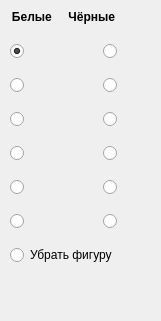
  <widget class="QWidget" name="widget_2" native="true">
   <property name="geometry">
    <rect>
     <x>320</x>
     <y>20</y>
     <width>161</width>
     <height>321</height>
    </rect>
   </property>
   <widget class="QWidget" name="gridLayoutWidget_3">
    <property name="geometry">
     <rect>
      <x>10</x>
      <y>0</y>
      <width>121</width>
      <height>281</height>
     </rect>
    </property>
    <layout class="QGridLayout" name="gridLayout_4">
     <property name="spacing">
      <number>0</number>
     </property>
     <item row="3" column="0">
      <widget class="QRadioButton" name="whiteBishop">
       <property name="sizePolicy">
        <sizepolicy hsizetype="Fixed" vsizetype="Fixed">
         <horstretch>0</horstretch>
         <verstretch>0</verstretch>
        </sizepolicy>
       </property>
       <property name="minimumSize">
        <size>
         <width>34</width>
         <height>34</height>
        </size>
       </property>
       <property name="text">
        <string/>
       </property>
      </widget>
     </item>
     <item row="4" column="2">
      <widget class="QRadioButton" name="blackRook">
       <property name="sizePolicy">
        <sizepolicy hsizetype="Fixed" vsizetype="Fixed">
         <horstretch>0</horstretch>
         <verstretch>0</verstretch>
        </sizepolicy>
       </property>
       <property name="minimumSize">
        <size>
         <width>34</width>
         <height>34</height>
        </size>
       </property>
       <property name="layoutDirection">
        <enum>Qt::RightToLeft</enum>
       </property>
       <property name="text">
        <string/>
       </property>
      </widget>
     </item>
     <item row="6" column="1">
      <widget class="QLabel" name="imgPawn">
       <property name="sizePolicy">
        <sizepolicy hsizetype="Fixed" vsizetype="Fixed">
         <horstretch>0</horstretch>
         <verstretch>0</verstretch>
        </sizepolicy>
       </property>
       <property name="minimumSize">
        <size>
         <width>34</width>
         <height>34</height>
        </size>
       </property>
       <property name="text">
        <string/>
       </property>
       <property name="alignment">
        <set>Qt::AlignCenter</set>
       </property>
      </widget>
     </item>
     <item row="3" column="2">
      <widget class="QRadioButton" name="blackBishop">
       <property name="sizePolicy">
        <sizepolicy hsizetype="Fixed" vsizetype="Fixed">
         <horstretch>0</horstretch>
         <verstretch>0</verstretch>
        </sizepolicy>
       </property>
       <property name="minimumSize">
        <size>
         <width>34</width>
         <height>34</height>
        </size>
       </property>
       <property name="layoutDirection">
        <enum>Qt::RightToLeft</enum>
       </property>
       <property name="text">
        <string/>
       </property>
      </widget>
     </item>
     <item row="0" column="0" colspan="3">
      <widget class="QLabel" name="label_black_or_white">
       <property name="sizePolicy">
        <sizepolicy hsizetype="Minimum" vsizetype="Fixed">
         <horstretch>0</horstretch>
         <verstretch>0</verstretch>
        </sizepolicy>
       </property>
       <property name="minimumSize">
        <size>
         <width>102</width>
         <height>34</height>
        </size>
       </property>
       <property name="font">
        <font>
         <weight>75</weight>
         <bold>true</bold>
        </font>
       </property>
       <property name="text">
        <string>Белые     Чёрные</string>
       </property>
       <property name="textFormat">
        <enum>Qt::AutoText</enum>
       </property>
       <property name="alignment">
        <set>Qt::AlignCenter</set>
       </property>
      </widget>
     </item>
     <item row="3" column="1">
      <widget class="QLabel" name="imgBishop">
       <property name="sizePolicy">
        <sizepolicy hsizetype="Fixed" vsizetype="Fixed">
         <horstretch>0</horstretch>
         <verstretch>0</verstretch>
        </sizepolicy>
       </property>
       <property name="minimumSize">
        <size>
         <width>34</width>
         <height>34</height>
        </size>
       </property>
       <property name="text">
        <string/>
       </property>
       <property name="alignment">
        <set>Qt::AlignCenter</set>
       </property>
      </widget>
     </item>
     <item row="1" column="0">
      <widget class="QRadioButton" name="whiteKing">
       <property name="sizePolicy">
        <sizepolicy hsizetype="Fixed" vsizetype="Fixed">
         <horstretch>0</horstretch>
         <verstretch>0</verstretch>
        </sizepolicy>
       </property>
       <property name="minimumSize">
        <size>
         <width>34</width>
         <height>34</height>
        </size>
       </property>
       <property name="text">
        <string/>
       </property>
       <property name="checked">
        <bool>true</bool>
       </property>
      </widget>
     </item>
     <item row="5" column="2">
      <widget class="QRadioButton" name="blackKnight">
       <property name="sizePolicy">
        <sizepolicy hsizetype="Fixed" vsizetype="Fixed">
         <horstretch>0</horstretch>
         <verstretch>0</verstretch>
        </sizepolicy>
       </property>
       <property name="minimumSize">
        <size>
         <width>34</width>
         <height>34</height>
        </size>
       </property>
       <property name="layoutDirection">
        <enum>Qt::RightToLeft</enum>
       </property>
       <property name="text">
        <string/>
       </property>
      </widget>
     </item>
     <item row="2" column="2">
      <widget class="QRadioButton" name="blackQueen">
       <property name="sizePolicy">
        <sizepolicy hsizetype="Fixed" vsizetype="Fixed">
         <horstretch>0</horstretch>
         <verstretch>0</verstretch>
        </sizepolicy>
       </property>
       <property name="minimumSize">
        <size>
         <width>34</width>
         <height>34</height>
        </size>
       </property>
       <property name="layoutDirection">
        <enum>Qt::RightToLeft</enum>
       </property>
       <property name="text">
        <string/>
       </property>
      </widget>
     </item>
     <item row="2" column="1">
      <widget class="QLabel" name="imgQueen">
       <property name="sizePolicy">
        <sizepolicy hsizetype="Fixed" vsizetype="Fixed">
         <horstretch>0</horstretch>
         <verstretch>0</verstretch>
        </sizepolicy>
       </property>
       <property name="minimumSize">
        <size>
         <width>34</width>
         <height>34</height>
        </size>
       </property>
       <property name="text">
        <string/>
       </property>
       <property name="alignment">
        <set>Qt::AlignCenter</set>
       </property>
      </widget>
     </item>
     <item row="2" column="0">
      <widget class="QRadioButton" name="whiteQueen">
       <property name="sizePolicy">
        <sizepolicy hsizetype="Fixed" vsizetype="Fixed">
         <horstretch>0</horstretch>
         <verstretch>0</verstretch>
        </sizepolicy>
       </property>
       <property name="minimumSize">
        <size>
         <width>34</width>
         <height>34</height>
        </size>
       </property>
       <property name="text">
        <string/>
       </property>
      </widget>
     </item>
     <item row="7" column="0" colspan="3">
      <widget class="QRadioButton" name="clear">
       <property name="sizePolicy">
        <sizepolicy hsizetype="Minimum" vsizetype="Fixed">
         <horstretch>0</horstretch>
         <verstretch>0</verstretch>
        </sizepolicy>
       </property>
       <property name="minimumSize">
        <size>
         <width>0</width>
         <height>34</height>
        </size>
       </property>
       <property name="text">
        <string>Убрать фигуру</string>
       </property>
       <property name="checked">
        <bool>false</bool>
       </property>
      </widget>
     </item>
     <item row="6" column="0">
      <widget class="QRadioButton" name="whitePawn">
       <property name="sizePolicy">
        <sizepolicy hsizetype="Fixed" vsizetype="Fixed">
         <horstretch>0</horstretch>
         <verstretch>0</verstretch>
        </sizepolicy>
       </property>
       <property name="minimumSize">
        <size>
         <width>34</width>
         <height>34</height>
        </size>
       </property>
       <property name="text">
        <string/>
       </property>
      </widget>
     </item>
     <item row="1" column="1">
      <widget class="QLabel" name="imgKing">
       <property name="sizePolicy">
        <sizepolicy hsizetype="Fixed" vsizetype="Fixed">
         <horstretch>0</horstretch>
         <verstretch>0</verstretch>
        </sizepolicy>
       </property>
       <property name="minimumSize">
        <size>
         <width>34</width>
         <height>34</height>
        </size>
       </property>
       <property name="text">
        <string/>
       </property>
       <property name="alignment">
        <set>Qt::AlignCenter</set>
       </property>
      </widget>
     </item>
     <item row="1" column="2">
      <widget class="QRadioButton" name="blackKing">
       <property name="sizePolicy">
        <sizepolicy hsizetype="Fixed" vsizetype="Fixed">
         <horstretch>0</horstretch>
         <verstretch>0</verstretch>
        </sizepolicy>
       </property>
       <property name="minimumSize">
        <size>
         <width>34</width>
         <height>34</height>
        </size>
       </property>
       <property name="layoutDirection">
        <enum>Qt::RightToLeft</enum>
       </property>
       <property name="text">
        <string/>
       </property>
      </widget>
     </item>
     <item row="4" column="1">
      <widget class="QLabel" name="imgRook">
       <property name="sizePolicy">
        <sizepolicy hsizetype="Fixed" vsizetype="Fixed">
         <horstretch>0</horstretch>
         <verstretch>0</verstretch>
        </sizepolicy>
       </property>
       <property name="minimumSize">
        <size>
         <width>34</width>
         <height>34</height>
        </size>
       </property>
       <property name="text">
        <string/>
       </property>
       <property name="alignment">
        <set>Qt::AlignCenter</set>
       </property>
      </widget>
     </item>
     <item row="6" column="2">
      <widget class="QRadioButton" name="blackPawn">
       <property name="sizePolicy">
        <sizepolicy hsizetype="Fixed" vsizetype="Fixed">
         <horstretch>0</horstretch>
         <verstretch>0</verstretch>
        </sizepolicy>
       </property>
       <property name="minimumSize">
        <size>
         <width>34</width>
         <height>34</height>
        </size>
       </property>
       <property name="layoutDirection">
        <enum>Qt::RightToLeft</enum>
       </property>
       <property name="text">
        <string/>
       </property>
      </widget>
     </item>
     <item row="8" column="0">
      <spacer name="verticalSpacer">
       <property name="orientation">
        <enum>Qt::Vertical</enum>
       </property>
       <property name="sizeHint" stdset="0">
        <size>
         <width>20</width>
         <height>40</height>
        </size>
       </property>
      </spacer>
     </item>
     <item row="4" column="0">
      <widget class="QRadioButton" name="whiteRook">
       <property name="sizePolicy">
        <sizepolicy hsizetype="Fixed" vsizetype="Fixed">
         <horstretch>0</horstretch>
         <verstretch>0</verstretch>
        </sizepolicy>
       </property>
       <property name="minimumSize">
        <size>
         <width>34</width>
         <height>34</height>
        </size>
       </property>
       <property name="text">
        <string/>
       </property>
       <property name="checked">
        <bool>false</bool>
       </property>
      </widget>
     </item>
     <item row="5" column="0">
      <widget class="QRadioButton" name="whiteKnight">
       <property name="sizePolicy">
        <sizepolicy hsizetype="Fixed" vsizetype="Fixed">
         <horstretch>0</horstretch>
         <verstretch>0</verstretch>
        </sizepolicy>
       </property>
       <property name="minimumSize">
        <size>
         <width>34</width>
         <height>34</height>
        </size>
       </property>
       <property name="text">
        <string/>
       </property>
      </widget>
     </item>
     <item row="5" column="1">
      <widget class="QLabel" name="imgKnight">
       <property name="sizePolicy">
        <sizepolicy hsizetype="Fixed" vsizetype="Fixed">
         <horstretch>0</horstretch>
         <verstretch>0</verstretch>
        </sizepolicy>
       </property>
       <property name="minimumSize">
        <size>
         <width>34</width>
         <height>34</height>
        </size>
       </property>
       <property name="text">
        <string/>
       </property>
       <property name="alignment">
        <set>Qt::AlignCenter</set>
       </property>
      </widget>
     </item>
     <item row="3" column="3">
      <spacer name="horizontalSpacer">
       <property name="orientation">
        <enum>Qt::Horizontal</enum>
       </property>
       <property name="sizeHint" stdset="0">
        <size>
         <width>40</width>
         <height>20</height>
        </size>
       </property>
      </spacer>
     </item>
    </layout>
   </widget>
  </widget>
